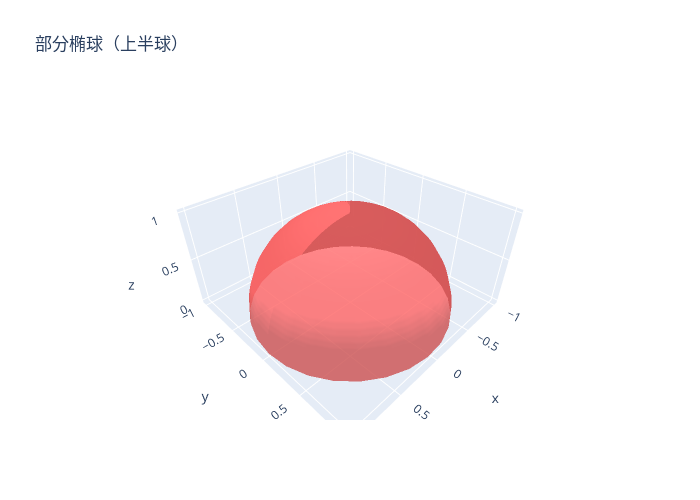
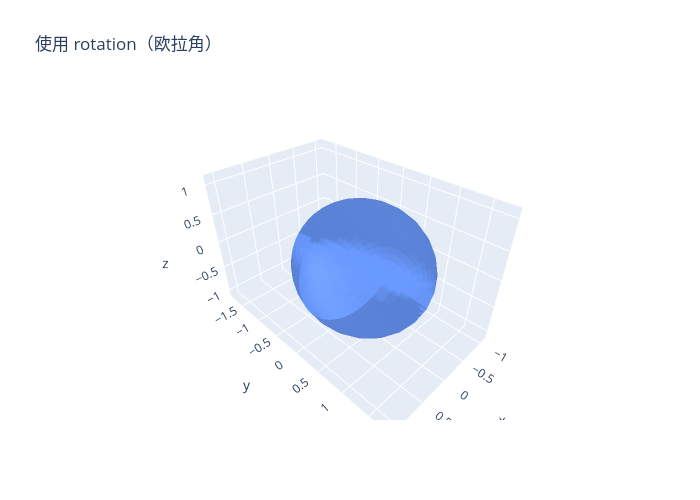
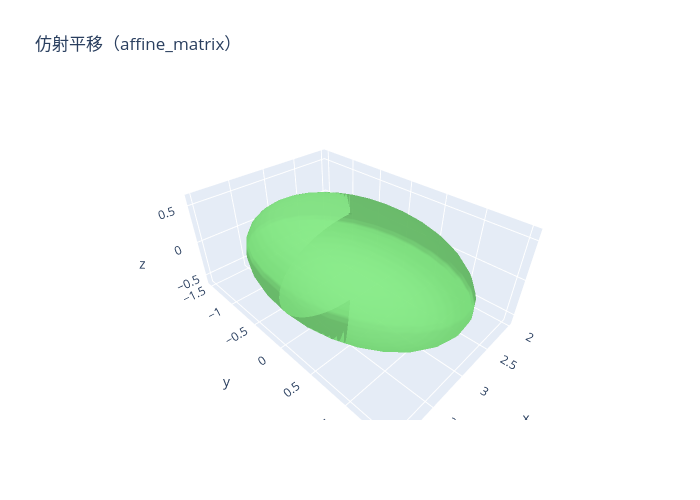
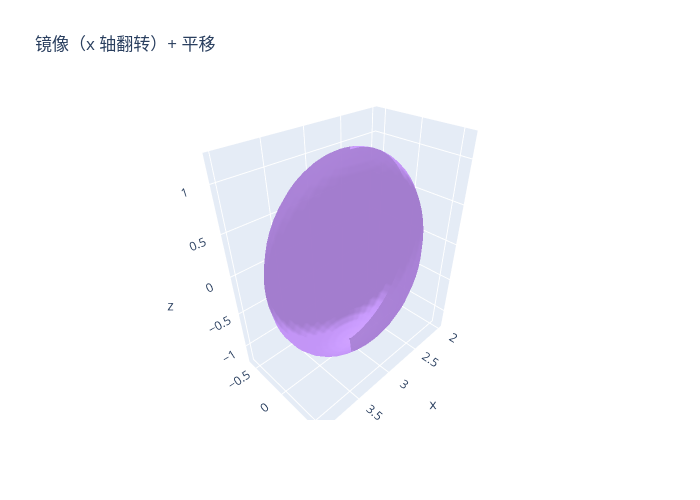

Notebook source saved alongside these figures, in order:
### Code cell
# 演示：部分椭球、旋转、仿射变换（平移、镜像/缩放）
import numpy as np

# 1) 部分椭球（上半球）
fig_a = ellipsoids({
    'a': 1.0,
    'b': 1.0,
    'c': 1.0,
    'color': 'rgba(255,100,100,0.8)',
})
# 直接用 v_range 绘制半球
fig_a = go.Figure()
ellipsoid(a=1, b=1, c=1, v_range=(0, np.pi/2), color='rgba(255,100,100,0.8)', name='半球', fig=fig_a)
fig_a.update_layout(title='部分椭球（上半球）', width=700, height=500)
fig_a.show()

# 2) 使用 rotation 参数旋转椭球
fig_b = go.Figure()
ellipsoid(a=1, b=2, c=0.7, rotation=(30, 45, 0), color='rgba(100,150,255,0.8)', name='旋转椭球', fig=fig_b)
fig_b.update_layout(title='使用 rotation（欧拉角）', width=700, height=500)
fig_b.show()

# 3) 使用 affine_matrix 做平移（等价于先绘制再平移）
T = np.eye(4)
T[:3, 3] = np.array([3.0, 0.0, 0.0])  # 沿 x 轴平移 3
fig_c = go.Figure()
ellipsoid(a=1, b=1.5, c=0.6, affine_matrix=T, color='rgba(120,220,120,0.8)', name='平移椭球', fig=fig_c)
fig_c.update_layout(title='仿射平移（affine_matrix）', width=700, height=500)
fig_c.show()

# 4) 使用 affine_matrix 做镜像（在 x 轴上做负缩放）
A = np.diag([-1.0, 1.0, 1.0, 1.0])  # x 轴镜像
# 可叠加平移：先镜像再平移到可见区域
A[:3, 3] = np.array([3.0, 0.0, 0.0])
fig_d = go.Figure()
ellipsoid(a=1, b=0.6, c=1.2, affine_matrix=A, color='rgba(200,150,255,0.8)', name='镜像椭球', fig=fig_d)
fig_d.update_layout(title='镜像（x 轴翻转）+ 平移', width=700, height=500)
fig_d.show()

# 5) 组合示例：同一图中叠加多个仿射变换后的椭球
fig_combo = start_figure('组合仿射示例', width=1000, height=700)
# 原始
ellipsoid(a=1, b=1, c=1, color='rgba(180,180,180,0.4)', name='原始', fig=fig_combo)
# 平移
ellipsoid(a=0.7, b=1.2, c=0.6, affine_matrix=T, color='rgba(120,220,120,0.6)', name='平移', fig=fig_combo)
# 镜像
ellipsoid(a=0.8, b=0.8, c=1.1, affine_matrix=A, color='rgba(200,150,255,0.6)', name='镜像', fig=fig_combo)
fig_combo.show()

### Figure 1 — Plotly figure (JSON) as saved in the notebook; plotly's stock layout.template omitted (floating-point values rounded to 4 significant figures; data arrays with more than 128 entries replaced by an {"elided": "..."} marker saying what was removed)
{"data": [{"colorscale": [[0, "rgba(255,100,100,0.8)"], [1, "rgba(255,100,100,0.8)"]], "name": "半球", "showscale": false, "surfacecolor": {"elided": "30x30 float values"}, "type": "surface", "x": {"elided": "30x30 float values"}, "y": {"elided": "30x30 float values"}, "z": {"elided": "30x30 float values"}}], "layout": {"height": 500, "hovermode": "closest", "scene": {"aspectmode": "data", "xaxis": {"showgrid": true, "zeroline": false}, "yaxis": {"showgrid": true, "zeroline": false}, "zaxis": {"showgrid": true, "zeroline": false}}, "title": {"text": "部分椭球（上半球）"}, "width": 700}}

### Figure 2 — Plotly figure (JSON) as saved in the notebook; plotly's stock layout.template omitted (floating-point values rounded to 4 significant figures; data arrays with more than 128 entries replaced by an {"elided": "..."} marker saying what was removed)
{"data": [{"colorscale": [[0, "rgba(100,150,255,0.8)"], [1, "rgba(100,150,255,0.8)"]], "name": "旋转椭球", "showscale": false, "surfacecolor": {"elided": "30x30 float values"}, "type": "surface", "x": {"elided": "30x30 float values"}, "y": {"elided": "30x30 float values"}, "z": {"elided": "30x30 float values"}}], "layout": {"height": 500, "hovermode": "closest", "scene": {"aspectmode": "data", "xaxis": {"showgrid": true, "zeroline": false}, "yaxis": {"showgrid": true, "zeroline": false}, "zaxis": {"showgrid": true, "zeroline": false}}, "title": {"text": "使用 rotation（欧拉角）"}, "width": 700}}

### Figure 3 — Plotly figure (JSON) as saved in the notebook; plotly's stock layout.template omitted (floating-point values rounded to 4 significant figures; data arrays with more than 128 entries replaced by an {"elided": "..."} marker saying what was removed)
{"data": [{"colorscale": [[0, "rgba(120,220,120,0.8)"], [1, "rgba(120,220,120,0.8)"]], "name": "平移椭球", "showscale": false, "surfacecolor": {"elided": "30x30 float values"}, "type": "surface", "x": {"elided": "30x30 float values"}, "y": {"elided": "30x30 float values"}, "z": {"elided": "30x30 float values"}}], "layout": {"height": 500, "hovermode": "closest", "scene": {"aspectmode": "data", "xaxis": {"showgrid": true, "zeroline": false}, "yaxis": {"showgrid": true, "zeroline": false}, "zaxis": {"showgrid": true, "zeroline": false}}, "title": {"text": "仿射平移（affine_matrix）"}, "width": 700}}

### Figure 4 — Plotly figure (JSON) as saved in the notebook; plotly's stock layout.template omitted (floating-point values rounded to 4 significant figures; data arrays with more than 128 entries replaced by an {"elided": "..."} marker saying what was removed)
{"data": [{"colorscale": [[0, "rgba(200,150,255,0.8)"], [1, "rgba(200,150,255,0.8)"]], "name": "镜像椭球", "showscale": false, "surfacecolor": {"elided": "30x30 float values"}, "type": "surface", "x": {"elided": "30x30 float values"}, "y": {"elided": "30x30 float values"}, "z": {"elided": "30x30 float values"}}], "layout": {"height": 500, "hovermode": "closest", "scene": {"aspectmode": "data", "xaxis": {"showgrid": true, "zeroline": false}, "yaxis": {"showgrid": true, "zeroline": false}, "zaxis": {"showgrid": true, "zeroline": false}}, "title": {"text": "镜像（x 轴翻转）+ 平移"}, "width": 700}}
